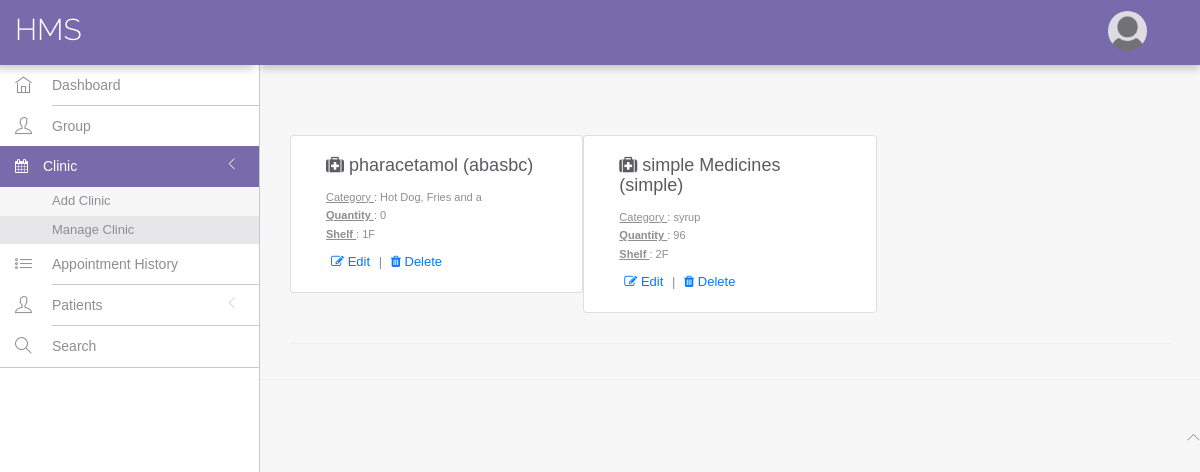
The app's page /hms/doctor/dashboard.php?page=manageClinic with its own data.
### tables this page shows
CREATE TABLE `tblpharmamedicines` (
  `medicine_id` int(11) NOT NULL,
  `medicine_name` varchar(20) NOT NULL,
  `medicine_generic_name` varchar(100) NOT NULL,
  `medicine_category` varchar(20) NOT NULL,
  `medicine_description` varchar(50) NOT NULL,
  `medicine_shelf` varchar(20) NOT NULL,
  `medicine_quantity` int(255) NOT NULL,
  `medicine_expiry_date` date NOT NULL,
  `medicine_selling_price` float NOT NULL,
  `medicine_manufacturer_price` float NOT NULL,
  `medicine_company` varchar(20) NOT NULL,
  `medicine_strength` varchar(20) NOT NULL
);

### hms/doctor/include/page/manageClinic.php (the view, shortened to what this page needs)
<div class="wrap-content container" id="container">
	<div class="container-fluid container-fullw bg-white">
		<div class="row">
			<div class="row" style="margin-top: 10px;">
				<?php
					$sql=mysqli_query($con, "SELECT * FROM tblpharmamedicines");
					while($row = mysqli_fetch_array($sql)) {
				?>
				<div class="card col-md-4">
					<div class="card-body">
						<h4 class="card-title"><i class="fa fa-medkit"> </i> <?php echo $row['medicine_name'] . " (" . $row['medicine_generic_name'] .")"; ?></h4>
						<p class="card-text text-justify">
							<small class="card-title"><u>Category </u> : <?php echo $row['medicine_category']; ?></small><br />
							<small><b><u>Quantity </u></b> : <?php echo $row['medicine_quantity']; ?></small><br />
							<small><b><u>Shelf </u></b> : <?php echo $row['medicine_shelf']; ?></small>
						</p>
						<a href="#" style="padding: 5px;"><i class="fa fa-edit"></i> Edit</a> |
						<a href="#" style="padding: 5px;"><i class="fa fa-trash"></i> Delete</a>
					</div>
				</div>
				<?php
					}
				?>
			</div>
		</div>
	</div>
</div>

### hms/assets/css/styles.css (style rules this page uses)
html, body { height: 100%; width: 100%; }
html { font-size: 100%; }
body { color: #8e8e93; direction: ltr; overflow-x: hidden; height: 100%; font-family: Helvetica, Arial, sans-serif; font-size: 13px; padding: 0; margin: 0; background: #f7f7f8; -webkit-font-smoothing: antialiased !important; }
a, a:focus, a:hover, a:active { outline: 0 !important; text-decoration: none !important; cursor: pointer; }
a { color: #007AFF; }
h3, h4, h5 { font-family: Helvetica, Arial, sans-serif; }
h1, h2, h3, h4, h5 { font-weight: 300; margin-top: 0; color: #5b5b60; }
.container-fullw { margin-left: -15px; margin-right: -15px; padding-left: 30px; padding-right: 30px; padding-top: 30px; padding-bottom: 30px; border-bottom: 1px solid #eee; }
.main-content .container { max-width: none !important; width: 100% !important; display: inline-block; }

### records on screen
tblpharmamedicines: medicine_name "pharacetamol", medicine_generic_name "abasbc", medicine_category "Hot Dog, Fries and a", medicine_quantity "0", medicine_shelf "1F"
tblpharmamedicines: medicine_name "simple Medicines", medicine_generic_name "simple", medicine_category "syrup", medicine_quantity "96", medicine_shelf "2F"
